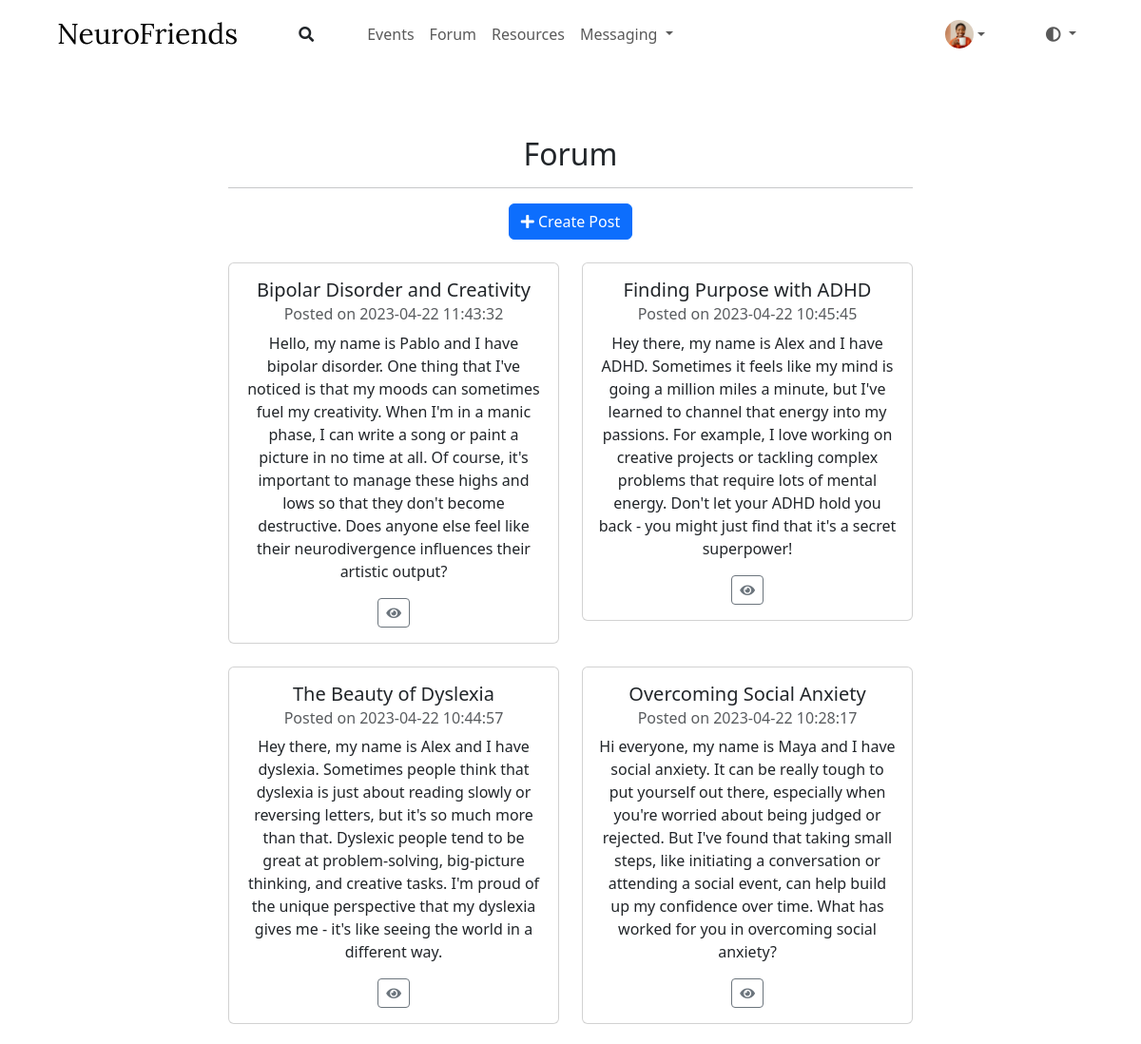
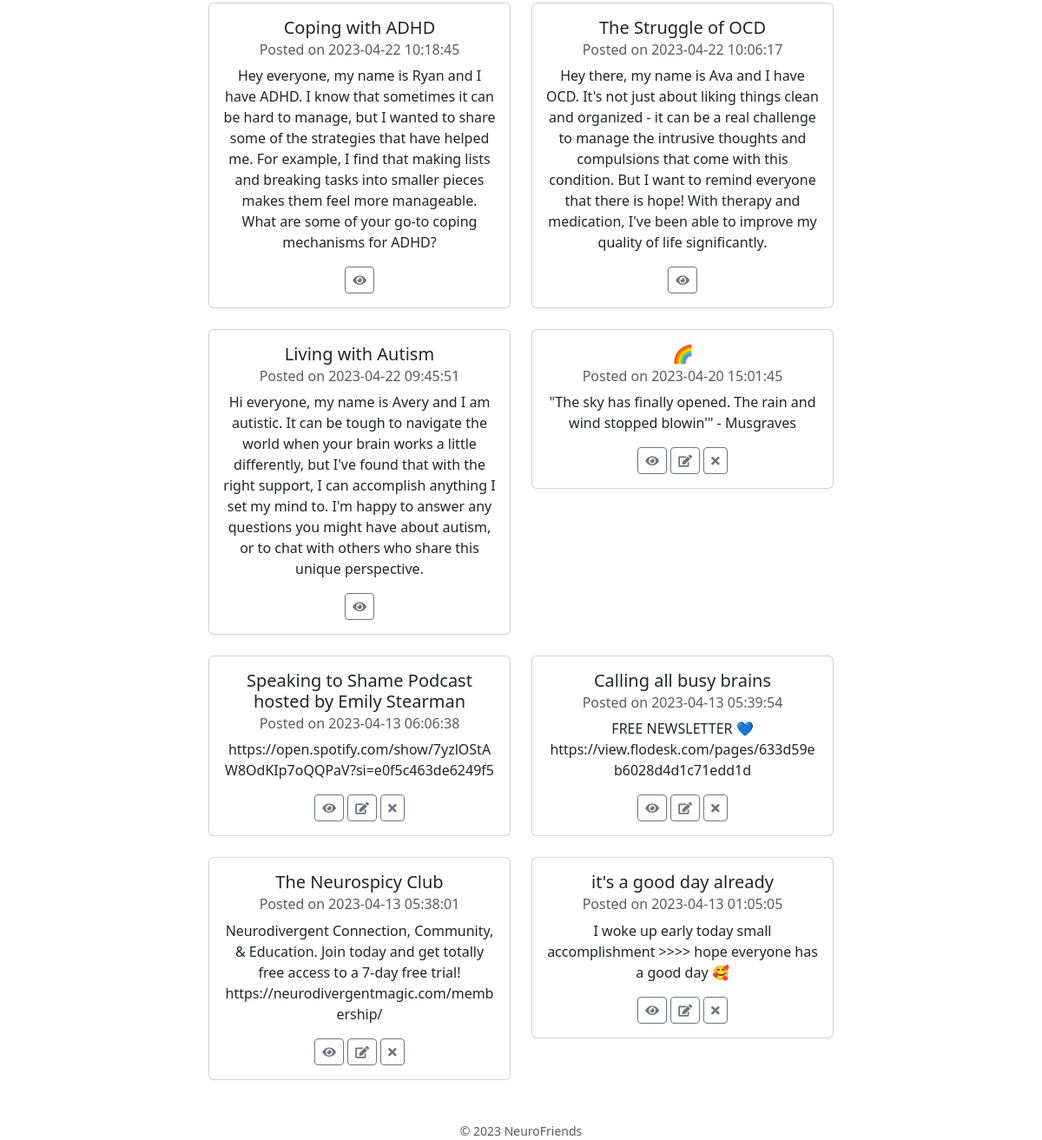
The page /forum (signed in) on the database its author committed (2 pictures, top to bottom).
### tables this page shows
CREATE TABLE posts (
    id INTEGER PRIMARY KEY AUTOINCREMENT,
    title TEXT NOT NULL,
    author TEXT NOT NULL,
    created_at TIMESTAMP DEFAULT CURRENT_TIMESTAMP,
    body TEXT NOT NULL
);

### app.py (the view)
@app.route("/forum", methods=["GET", "POST"])
@login_required
def forum():
    posts = db.execute("SELECT * FROM posts ORDER BY created_at DESC")
    return render_template("forum.html", posts=posts, current_user=str(session["user_id"]))

### app.py (called while the page is built)
@app.after_request
def after_request(response):
    response.headers["Cache-Control"] = "no-cache, no-store, must-revalidate"
    response.headers["Expires"] = 0
    response.headers["Pragma"] = "no-cache"
    return response

@app.context_processor
def inject_profile_pic():
    if 'user_id' in session:
        profile = db.execute("SELECT * FROM users WHERE id=?", session["user_id"])
        if len(profile) > 0 and profile[0]["profile_picture"]:
            return dict(profile_pic=url_for("static", filename="profile_pics/" + profile[0]["profile_picture"]))
    return dict(profile_pic=url_for("static", filename="profile_pics/default.png"))

### helpers.py (called while the page is built)
def login_required(f):
    @wraps(f)
    def decorated_function(*args, **kwargs):
        if session.get("user_id") is None:
            return redirect("/login")
        return f(*args, **kwargs)
    return decorated_function

### templates/forum.html (shortened to what this page needs)
{% extends "layout.html" %}
{% block main %}
    <div class="container">
        <div class="row justify-content-center mt-5">
            <div class="col-md-8">
                <h2>Forum</h2>
                <hr>
                <a href="/forum/create_post" class="btn btn-primary mb-4"><i class="fas fa-plus"></i> Create Post</a>
                <div class="row">
                    {% for post in posts %}
                    <div class="col-md-6 mb-4">
                        <div class="card">
                            <div class="card-body">
                                <h5 class="card-title">{{ post.title }}</h5>
                                <h6 class="card-subtitle mb-2 text-muted">Posted  on {{ post.created_at }}</h6>
                                <p class="card-text">{{ post.body }}</p>
                                <div class="dropdown">
                                    <a href="{{ url_for('view_post', id=post.id) }}" class="btn btn-outline-secondary btn-sm" title="View Post"><i class="fas fa-eye"></i></a>
                                    {% if post.author == current_user %}
                                        <a href="{{ url_for('edit_post', id=post.id) }}" class="btn btn-outline-secondary btn-sm" title="Edit Post"><i class="fas fa-edit"></i></a>
                                        <a href="#" class="btn btn-outline-secondary btn-sm" role="button" id="dropdownMenuLink" data-bs-toggle="dropdown" aria-expanded="false" title="Delete Post"><i class="fas fa-times"></i></a>
                                    {% endif %}
                                </div>
                            </div>
                        </div>
                    </div>
                    {% endfor %}
                </div>
            </div>
        </div>
    </div>
{% endblock %}

### rows shown on the page
posts: title "Bipolar Disorder and Creativity", created_at "2023-04-22 11:43:32", body "Hello, my name is Pablo and I have bipolar disorder. One thing that I've noticed is that my moods can sometimes fuel my creativity. When I'm in a manic phase, I can write a song or paint a picture in no time at all. Of course, it's important to manage these highs and lows so that they don't become destructive. Does anyone else feel like their neurodivergence influences their artistic output?"
posts: title "Finding Purpose with ADHD", created_at "2023-04-22 10:45:45", body "Hey there, my name is Alex and I have ADHD. Sometimes it feels like my mind is going a million miles a minute, but I've learned to channel that energy into my passions. For example, I love working on creative projects or tackling complex problems that require lots of mental energy. Don't let your ADHD hold you back - you might just find that it's a secret superpower!"
posts: title "The Beauty of Dyslexia", created_at "2023-04-22 10:44:57", body "Hey there, my name is Alex and I have dyslexia. Sometimes people think that dyslexia is just about reading slowly or reversing letters, but it's so much more than that. Dyslexic people tend to be great at problem-solving, big-picture thinking, and creative tasks. I'm proud of the unique perspective that my dyslexia gives me - it's like seeing the world in a different way."
posts: title "Overcoming Social Anxiety", created_at "2023-04-22 10:28:17", body "Hi everyone, my name is Maya and I have social anxiety. It can be really tough to put yourself out there, especially when you're worried about being judged or rejected. But I've found that taking small steps, like initiating a conversation or attending a social event, can help build up my confidence over time. What has worked for you in overcoming social anxiety?"
posts: title "Coping with ADHD", created_at "2023-04-22 10:18:45", body "Hey everyone, my name is Ryan and I have ADHD. I know that sometimes it can be hard to manage, but I wanted to share some of the strategies that have helped me. For example, I find that making lists and breaking tasks into smaller pieces makes them feel more manageable. What are some of your go-to coping mechanisms for ADHD?"
posts: title "The Struggle of OCD", created_at "2023-04-22 10:06:17", body "Hey there, my name is Ava and I have OCD. It's not just about liking things clean and organized - it can be a real challenge to manage the intrusive thoughts and compulsions that come with this condition. But I want to remind everyone that there is hope! With therapy and medication, I've been able to improve my quality of life significantly."
posts: title "Living with Autism", created_at "2023-04-22 09:45:51", body "Hi everyone, my name is Avery and I am autistic. It can be tough to navigate the world when your brain works a little differently, but I've found that with the right support, I can accomplish anything I set my mind to. I'm happy to answer any questions you might have about autism, or to chat with others who share this unique perspective."
posts: title "🌈", created_at "2023-04-20 15:01:45", body "\"The sky has finally opened. The rain and wind stopped blowin'\" - Musgraves"
posts: title "Speaking to Shame Podcast hosted by Emily Stearman", created_at "2023-04-13 06:06:38", body "https://open.spotify.com/show/7yzlOStAW8OdKIp7oQQPaV?si=e0f5c463de6249f5"
posts: title "Calling all busy brains", created_at "2023-04-13 05:39:54", body "FREE NEWSLETTER 💙 https://view.flodesk.com/pages/633d59eb6028d4d1c71edd1d"
posts: title "The Neurospicy Club", created_at "2023-04-13 05:38:01", body "Neurodivergent Connection, Community, & Education. Join today and get totally free access to a 7-day free trial! https://neurodivergentmagic.com/membership/"
posts: title "it's a good day already", created_at "2023-04-13 01:05:05", body "I woke up early today small accomplishment >>>> hope everyone has a good day 🥰"
